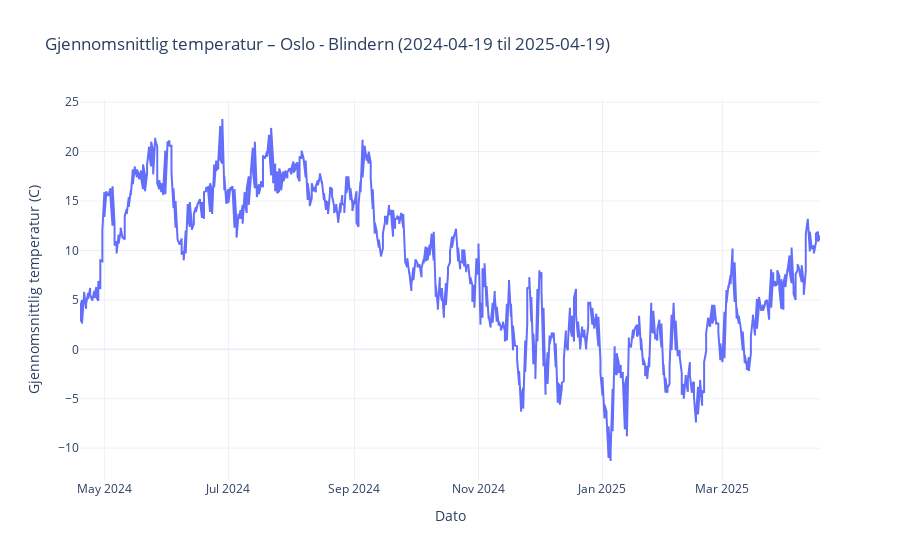

Here is the notebook cell this chart was saved with:
### Code cell
element_id = "mean(air_temperature P1D)"
element_name = "Gjennomsnittlig temperatur"
unit = "C"

json_data = fetch_weather_data(client_id, station_id, start_date, end_date, [element_id])
df = parse_weather_data(json_data, element_id)
plot_weather_data(df, element_name, "Oslo - Blindern", start_date, end_date, unit)

### Figure 1 — Plotly figure (JSON) as saved in the notebook; plotly's stock layout.template omitted (floating-point values rounded to 4 significant figures; data arrays with more than 128 entries replaced by an {"elided": "..."} marker saying what was removed)
{"data": [{"hovertemplate": "Dato: %{x|%Y-%m-%d}<br>Verdi: %{y:.1f} {unit}", "legendgroup": "", "line": {"color": "#636efa", "dash": "solid"}, "marker": {"symbol": "circle"}, "mode": "lines", "name": "", "orientation": "v", "showlegend": false, "type": "scatter", "x": {"elided": "730 str values"}, "xaxis": "x", "y": {"elided": "730 float values"}, "yaxis": "y"}], "layout": {"hovermode": "x unified", "legend": {"tracegroupgap": 0}, "showlegend": false, "title": {"text": "Gjennomsnittlig temperatur – Oslo - Blindern (2024-04-19 til 2025-04-19)"}, "xaxis": {"anchor": "y", "domain": [0, 1], "title": {"text": "Dato"}}, "yaxis": {"anchor": "x", "domain": [0, 1], "title": {"text": "Gjennomsnittlig temperatur (C)"}}}}
